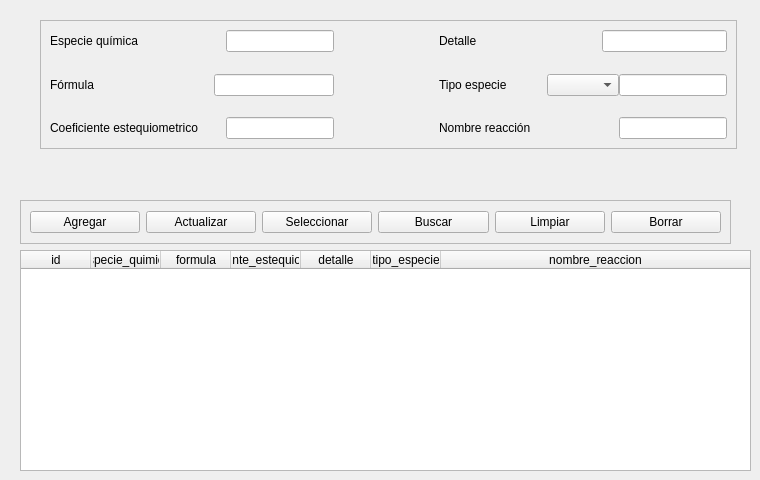
            <widget class="QWidget" name="tab_3">
             <attribute name="title">
              <string>Reacción Química</string>
             </attribute>
             <widget class="QWidget" name="gridLayoutWidget_3">
              <property name="geometry">
               <rect>
                <x>20</x>
                <y>250</y>
                <width>731</width>
                <height>221</height>
               </rect>
              </property>
              <layout class="QGridLayout" name="gridLayout_11">
               <property name="spacing">
                <number>0</number>
               </property>
               <item row="0" column="0">
                <widget class="QTableWidget" name="reaccion_quimica_tabla">
                 <property name="focusPolicy">
                  <enum>Qt::NoFocus</enum>
                 </property>
                 <property name="showGrid">
                  <bool>false</bool>
                 </property>
                 <attribute name="horizontalHeaderMinimumSectionSize">
                  <number>50</number>
                 </attribute>
                 <attribute name="horizontalHeaderDefaultSectionSize">
                  <number>70</number>
                 </attribute>
                 <attribute name="horizontalHeaderStretchLastSection">
                  <bool>true</bool>
                 </attribute>
                 <attribute name="verticalHeaderVisible">
                  <bool>false</bool>
                 </attribute>
                 <column>
                  <property name="text">
                   <string>id</string>
                  </property>
                 </column>
                 <column>
                  <property name="text">
                   <string>especie_quimica</string>
                  </property>
                 </column>
                 <column>
                  <property name="text">
                   <string>formula</string>
                  </property>
                 </column>
                 <column>
                  <property name="text">
                   <string>coeficiente_estequiometrico</string>
                  </property>
                 </column>
                 <column>
                  <property name="text">
                   <string>detalle</string>
                  </property>
                 </column>
                 <column>
                  <property name="text">
                   <string>tipo_especie</string>
                  </property>
                 </column>
                 <column>
                  <property name="text">
                   <string>nombre_reaccion</string>
                  </property>
                  <property name="font">
                   <font>
                    <kerning>true</kerning>
                   </font>
                  </property>
                 </column>
                </widget>
               </item>
              </layout>
             </widget>
             <widget class="QFrame" name="funciones_frame_rq">
              <property name="geometry">
               <rect>
                <x>20</x>
                <y>200</y>
                <width>711</width>
                <height>44</height>
               </rect>
              </property>
              <property name="frameShape">
               <enum>QFrame::StyledPanel</enum>
              </property>
              <property name="frameShadow">
               <enum>QFrame::Raised</enum>
              </property>
              <layout class="QHBoxLayout" name="horizontalLayout_16">
               <item>
                <widget class="QPushButton" name="agregar_rq_btn">
                 <property name="text">
                  <string>Agregar</string>
                 </property>
                </widget>
               </item>
               <item>
                <widget class="QPushButton" name="actualizar_rq_btn">
                 <property name="text">
                  <string>Actualizar</string>
                 </property>
                </widget>
               </item>
               <item>
                <widget class="QPushButton" name="seleccionar_rq_btn">
                 <property name="text">
                  <string>Seleccionar</string>
                 </property>
                </widget>
               </item>
               <item>
                <widget class="QPushButton" name="buscar_rq_btn">
                 <property name="text">
                  <string>Buscar</string>
                 </property>
                </widget>
               </item>
               <item>
                <widget class="QPushButton" name="limpiar_rq_btn">
                 <property name="text">
                  <string>Limpiar</string>
                 </property>
                </widget>
               </item>
               <item>
                <widget class="QPushButton" name="borrar_rq_btn">
                 <property name="text">
                  <string>Borrar</string>
                 </property>
                </widget>
               </item>
              </layout>
             </widget>
             <widget class="QFrame" name="datos_frame_3">
              <property name="geometry">
               <rect>
                <x>40</x>
                <y>20</y>
                <width>697</width>
                <height>129</height>
               </rect>
              </property>
              <property name="frameShape">
               <enum>QFrame::StyledPanel</enum>
              </property>
              <property name="frameShadow">
               <enum>QFrame::Raised</enum>
              </property>
              <layout class="QVBoxLayout" name="verticalLayout_11">
               <item>
                <layout class="QHBoxLayout" name="horizontalLayout_23">
                 <item>
                  <layout class="QVBoxLayout" name="verticalLayout_12">
                   <property name="spacing">
                    <number>0</number>
                   </property>
                   <item>
                    <layout class="QHBoxLayout" name="horizontalLayout_24">
                     <property name="spacing">
                      <number>0</number>
                     </property>
                     <item>
                      <widget class="QLabel" name="label_28">
                       <property name="text">
                        <string>Especie química</string>
                       </property>
                      </widget>
                     </item>
                     <item>
                      <spacer name="horizontalSpacer_23">
                       <property name="orientation">
                        <enum>Qt::Horizontal</enum>
                       </property>
                       <property name="sizeHint" stdset="0">
                        <size>
                         <width>28</width>
                         <height>20</height>
                        </size>
                       </property>
                      </spacer>
                     </item>
                     <item>
                      <widget class="QLineEdit" name="especie_quimica_rq_edit"/>
                     </item>
                    </layout>
                   </item>
                   <item>
                    <spacer name="verticalSpacer_9">
                     <property name="orientation">
                      <enum>Qt::Vertical</enum>
                     </property>
                     <property name="sizeHint" stdset="0">
                      <size>
                       <width>20</width>
                       <height>13</height>
                      </size>
                     </property>
                    </spacer>
                   </item>
                   <item>
                    <layout class="QHBoxLayout" name="horizontalLayout_25">
                     <property name="spacing">
                      <number>0</number>
                     </property>
                     <item>
                      <widget class="QLabel" name="label_25">
                       <property name="text">
                        <string>Fórmula</string>
                       </property>
                      </widget>
                     </item>
                     <item>
                      <spacer name="horizontalSpacer_24">
                       <property name="orientation">
                        <enum>Qt::Horizontal</enum>
                       </property>
                       <property name="sizeHint" stdset="0">
                        <size>
                         <width>28</width>
                         <height>20</height>
                        </size>
                       </property>
                      </spacer>
                     </item>
                     <item>
                      <widget class="QLineEdit" name="formula_rq_edit"/>
                     </item>
                    </layout>
                   </item>
                   <item>
                    <spacer name="verticalSpacer_14">
                     <property name="orientation">
                      <enum>Qt::Vertical</enum>
                     </property>
                     <property name="sizeHint" stdset="0">
                      <size>
                       <width>20</width>
                       <height>18</height>
                      </size>
                     </property>
                    </spacer>
                   </item>
                   <item>
                    <layout class="QHBoxLayout" name="horizontalLayout_26">
                     <property name="spacing">
                      <number>0</number>
                     </property>
                     <item>
                      <widget class="QLabel" name="label_23">
                       <property name="text">
                        <string>Coeficiente estequiometrico</string>
                       </property>
                      </widget>
                     </item>
                     <item>
                      <spacer name="horizontalSpacer_25">
                       <property name="orientation">
                        <enum>Qt::Horizontal</enum>
                       </property>
                       <property name="sizeHint" stdset="0">
                        <size>
                         <width>28</width>
                         <height>20</height>
                        </size>
                       </property>
                      </spacer>
                     </item>
                     <item>
                      <widget class="QLineEdit" name="coeficiente_estequiometrico_rq_edit"/>
                     </item>
                    </layout>
                   </item>
                  </layout>
                 </item>
                 <item>
                  <spacer name="horizontalSpacer_26">
                   <property name="orientation">
                    <enum>Qt::Horizontal</enum>
                   </property>
                   <property name="sizeHint" stdset="0">
                    <size>
                     <width>40</width>
                     <height>20</height>
                    </size>
                   </property>
                  </spacer>
                 </item>
                 <item>
                  <layout class="QVBoxLayout" name="verticalLayout_13">
                   <property name="spacing">
                    <number>0</number>
                   </property>
                   <item>
                    <layout class="QHBoxLayout" name="horizontalLayout_27">
                     <property name="spacing">
                      <number>0</number>
                     </property>
                     <item>
                      <widget class="QLabel" name="label_26">
                       <property name="text">
                        <string>Detalle</string>
                       </property>
                      </widget>
                     </item>
                     <item>
                      <spacer name="horizontalSpacer_27">
                       <property name="orientation">
                        <enum>Qt::Horizontal</enum>
                       </property>
                       <property name="sizeHint" stdset="0">
                        <size>
                         <width>40</width>
                         <height>20</height>
                        </size>
                       </property>
                      </spacer>
                     </item>
                     <item>
                      <widget class="QLineEdit" name="detalle_rq_edit"/>
                     </item>
                    </layout>
                   </item>
                   <item>
                    <spacer name="verticalSpacer_15">
                     <property name="orientation">
                      <enum>Qt::Vertical</enum>
                     </property>
                     <property name="sizeHint" stdset="0">
                      <size>
                       <width>20</width>
                       <height>18</height>
                      </size>
                     </property>
                    </spacer>
                   </item>
                   <item>
                    <layout class="QHBoxLayout" name="horizontalLayout_28">
                     <property name="spacing">
                      <number>0</number>
                     </property>
                     <item>
                      <widget class="QLabel" name="label_24">
                       <property name="text">
                        <string>Tipo especie</string>
                       </property>
                      </widget>
                     </item>
                     <item>
                      <spacer name="horizontalSpacer_28">
                       <property name="orientation">
                        <enum>Qt::Horizontal</enum>
                       </property>
                       <property name="sizeHint" stdset="0">
                        <size>
                         <width>40</width>
                         <height>20</height>
                        </size>
                       </property>
                      </spacer>
                     </item>
                     <item>
                      <widget class="QComboBox" name="tipo_especie_rq_box"/>
                     </item>
                     <item>
                      <widget class="QLineEdit" name="tipo_especie_rq_edit"/>
                     </item>
                    </layout>
                   </item>
                   <item>
                    <spacer name="verticalSpacer_16">
                     <property name="orientation">
                      <enum>Qt::Vertical</enum>
                     </property>
                     <property name="sizeHint" stdset="0">
                      <size>
                       <width>20</width>
                       <height>18</height>
                      </size>
                     </property>
                    </spacer>
                   </item>
                   <item>
                    <layout class="QHBoxLayout" name="horizontalLayout_29">
                     <property name="spacing">
                      <number>0</number>
                     </property>
                     <item>
                      <widget class="QLabel" name="label_27">
                       <property name="text">
                        <string>Nombre reacción</string>
                       </property>
                      </widget>
                     </item>
                     <item>
                      <spacer name="horizontalSpacer_29">
                       <property name="orientation">
                        <enum>Qt::Horizontal</enum>
                       </property>
                       <property name="sizeHint" stdset="0">
                        <size>
                         <width>40</width>
                         <height>20</height>
                        </size>
                       </property>
                      </spacer>
                     </item>
                     <item>
                      <widget class="QLineEdit" name="nombre_reaccion_rq_edit"/>
                     </item>
                    </layout>
                   </item>
                  </layout>
                 </item>
                </layout>
               </item>
              </layout>
             </widget>
            </widget>
